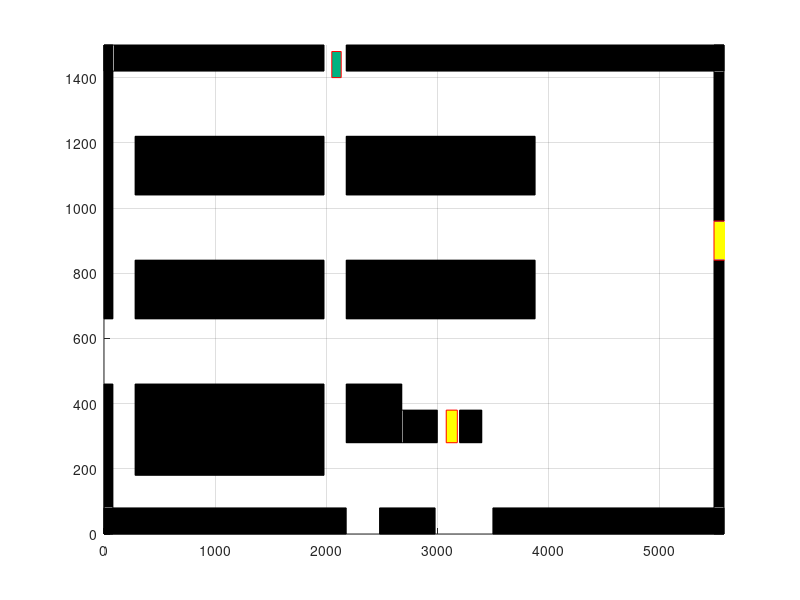

The MATLAB script that drew this image:
% clc
% clear all
% close all

figure;
xlim([0,5580]);
ylim([0,1500]);
grid on;

rectangle('Position',[0,0,2180,80],'FaceColor',[0 0 0],'EdgeColor','k');
rectangle('Position',[2480,0,500,80],'FaceColor',[0 0 0],'EdgeColor','k');
rectangle('Position',[3500,0,2080,80],'FaceColor',[0 0 0],'EdgeColor','k');

rectangle('Position',[0,0,80,460],'FaceColor',[0 0 0],'EdgeColor','k');
rectangle('Position',[0,660,80,840],'FaceColor',[0 0 0],'EdgeColor','k');
rectangle('Position',[0,1420,1980,80],'FaceColor',[0 0 0],'EdgeColor','k');

rectangle('Position',[280,180,1700,280],'FaceColor',[0 0 0],'EdgeColor','k');
rectangle('Position',[280,660,1700,180],'FaceColor',[0 0 0],'EdgeColor','k');
rectangle('Position',[280,1040,1700,180],'FaceColor',[0 0 0],'EdgeColor','k');

rectangle('Position',[2180,660,1700,180],'FaceColor',[0 0 0],'EdgeColor','k');
rectangle('Position',[2180,1040,1700,180],'FaceColor',[0 0 0],'EdgeColor','k');
rectangle('Position',[2180,1420,3400,80],'FaceColor',[0 0 0],'EdgeColor','k');

rectangle('Position',[2180,280,500,180],'FaceColor',[0 0 0],'EdgeColor','k');
rectangle('Position',[2680,280,320,100],'FaceColor',[0 0 0],'EdgeColor','k');
rectangle('Position',[3200,280,200,100],'FaceColor',[0 0 0],'EdgeColor','k');

rectangle('Position',[5490,0,90,840],'FaceColor',[0 0 0],'EdgeColor','k');
rectangle('Position',[5490,960,90,540],'FaceColor',[0 0 0],'EdgeColor','k');

% %One way to left
% one_way_l = [280,80,1700,100];
% rectangle('Position',[280,80,1700,100],'FaceColor',[0 0.3 0.7],'EdgeColor','r');

% Initial state
rectangle('Position',[2050,1400,85,80],'FaceColor',[0 0.7 0.5],'EdgeColor','r');

% Goal 1
rectangle('Position',[3080,280,100,100],'FaceColor',[1 1 0],'EdgeColor','r');

% Goal 2
rectangle('Position',[5490,840,100,120],'FaceColor',[1 1 0],'EdgeColor','r');
